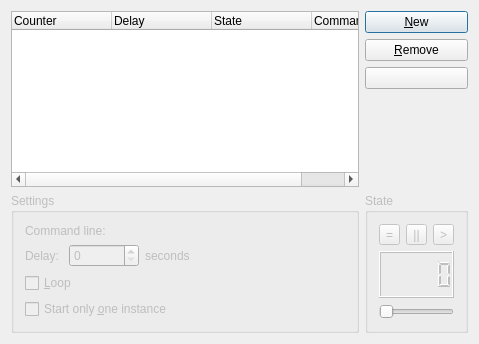
<?xml version="1.0" encoding="UTF-8"?>
<ui version="4.0">
 <class>PrefWidget</class>
 <widget class="QDialog" name="PrefWidget">
  <property name="geometry">
   <rect>
    <x>0</x>
    <y>0</y>
    <width>479</width>
    <height>344</height>
   </rect>
  </property>
  <property name="windowTitle">
   <string>Timer Settings</string>
  </property>
  <layout class="QGridLayout">
   <property name="margin">
    <number>11</number>
   </property>
   <property name="spacing">
    <number>6</number>
   </property>
   <item row="0" column="0" rowspan="4">
    <widget class="QTreeWidget" name="m_list">
     <property name="toolTip">
      <string>List of countdowns you have set</string>
     </property>
     <property name="whatsThis">
      <string>New countdowns are put here. You can add and remove them, and stop and start them.</string>
     </property>
     <property name="allColumnsShowFocus">
      <bool>true</bool>
     </property>
     <column>
      <property name="text">
       <string>Counter</string>
      </property>
     </column>
     <column>
      <property name="text">
       <string>Delay</string>
      </property>
     </column>
     <column>
      <property name="text">
       <string>State</string>
      </property>
     </column>
     <column>
      <property name="text">
       <string>Command</string>
      </property>
     </column>
    </widget>
   </item>
   <item row="0" column="1">
    <widget class="KPushButton" name="m_add">
     <property name="toolTip">
      <string>Add a new task</string>
     </property>
     <property name="whatsThis">
      <string>Add a new task to the list.</string>
     </property>
     <property name="text">
      <string>&amp;New</string>
     </property>
    </widget>
   </item>
   <item row="1" column="1">
    <widget class="KPushButton" name="m_remove">
     <property name="toolTip">
      <string>Remove a task</string>
     </property>
     <property name="whatsThis">
      <string>Remove a task from the list.</string>
     </property>
     <property name="text">
      <string>&amp;Remove</string>
     </property>
    </widget>
   </item>
   <item row="3" column="1">
    <spacer>
     <property name="orientation">
      <enum>Qt::Vertical</enum>
     </property>
     <property name="sizeType">
      <enum>QSizePolicy::Expanding</enum>
     </property>
     <property name="sizeHint" stdset="0">
      <size>
       <width>20</width>
       <height>20</height>
      </size>
     </property>
    </spacer>
   </item>
   <item row="5" column="0">
    <widget class="QGroupBox" name="m_settings">
     <property name="enabled">
      <bool>false</bool>
     </property>
     <property name="title">
      <string>Settings</string>
     </property>
     <layout class="QGridLayout">
      <property name="margin">
       <number>11</number>
      </property>
      <property name="spacing">
       <number>6</number>
      </property>
      <item row="2" column="0" colspan="4">
       <widget class="QCheckBox" name="m_loop">
        <property name="toolTip">
         <string>Check this box if you want your countdown to start over after it finishes</string>
        </property>
        <property name="whatsThis">
         <string>Check this box if you want your countdown to start over after it finishes</string>
        </property>
        <property name="text">
         <string>&amp;Loop</string>
        </property>
       </widget>
      </item>
      <item row="1" column="0">
       <widget class="QLabel" name="TextLabel2">
        <property name="text">
         <string>Delay:</string>
        </property>
       </widget>
      </item>
      <item row="1" column="1" colspan="2">
       <widget class="QSpinBox" name="m_delay">
        <property name="toolTip">
         <string>You can change the amount of time here.</string>
        </property>
        <property name="whatsThis">
         <string>You can change the amount of time in the countdown here.</string>
        </property>
        <property name="maximum">
         <number>99999</number>
        </property>
       </widget>
      </item>
      <item row="3" column="0" colspan="4">
       <widget class="QCheckBox" name="m_one">
        <property name="toolTip">
         <string>Check this box if you only want to open one copy of your program</string>
        </property>
        <property name="whatsThis">
         <string>Check this box if you only want one instance to open</string>
        </property>
        <property name="text">
         <string>Start only &amp;one instance</string>
        </property>
       </widget>
      </item>
      <item row="1" column="3">
       <widget class="QLabel" name="TextLabel3">
        <property name="text">
         <string>seconds</string>
        </property>
       </widget>
      </item>
      <item row="1" column="4">
       <spacer>
        <property name="orientation">
         <enum>Qt::Horizontal</enum>
        </property>
        <property name="sizeType">
         <enum>QSizePolicy::Expanding</enum>
        </property>
        <property name="sizeHint" stdset="0">
         <size>
          <width>20</width>
          <height>20</height>
         </size>
        </property>
       </spacer>
      </item>
      <item row="0" column="2" colspan="3">
       <widget class="KUrlRequester" name="m_commandLine">
        <property name="toolTip">
         <string>command you would like to run when time is up</string>
        </property>
        <property name="whatsThis">
         <string>Enter here a program you would like to run when the countdown is zero</string>
        </property>
       </widget>
      </item>
      <item row="0" column="0" colspan="2">
       <widget class="QLabel" name="TextLabel1">
        <property name="text">
         <string>Command line:</string>
        </property>
       </widget>
      </item>
     </layout>
    </widget>
   </item>
   <item row="5" column="1">
    <widget class="QGroupBox" name="m_state">
     <property name="enabled">
      <bool>false</bool>
     </property>
     <property name="title">
      <string>State</string>
     </property>
     <layout class="QGridLayout">
      <property name="margin">
       <number>11</number>
      </property>
      <property name="spacing">
       <number>6</number>
      </property>
      <item row="2" column="0" colspan="3">
       <widget class="QSlider" name="m_slider">
        <property name="toolTip">
         <string>Speed up or slow down your countdown</string>
        </property>
        <property name="whatsThis">
         <string>You can use this slider to adjust the time.</string>
        </property>
        <property name="orientation">
         <enum>Qt::Horizontal</enum>
        </property>
       </widget>
      </item>
      <item row="1" column="0" colspan="3">
       <widget class="QLCDNumber" name="m_counter">
        <property name="toolTip">
         <string>This many seconds are left</string>
        </property>
        <property name="whatsThis">
         <string>This number is how many seconds are left for the selected countdown.</string>
        </property>
       </widget>
      </item>
      <item row="0" column="1">
       <widget class="QToolButton" name="m_pause">
        <property name="toolTip">
         <string>Pause a countdown</string>
        </property>
        <property name="whatsThis">
         <string>Use this to pause a timer countdown.</string>
        </property>
        <property name="text">
         <string>||</string>
        </property>
       </widget>
      </item>
      <item row="0" column="2">
       <widget class="QToolButton" name="m_start">
        <property name="toolTip">
         <string>Start a countdown</string>
        </property>
        <property name="whatsThis">
         <string>Use this to start or restart a countdown.</string>
        </property>
        <property name="text">
         <string>&gt;</string>
        </property>
       </widget>
      </item>
      <item row="0" column="0">
       <widget class="QToolButton" name="m_stop">
        <property name="toolTip">
         <string>Stop a countdown</string>
        </property>
        <property name="whatsThis">
         <string>Use this to stop the countdown for a task.</string>
        </property>
        <property name="text">
         <string>=</string>
        </property>
       </widget>
      </item>
     </layout>
    </widget>
   </item>
   <item row="2" column="1">
    <widget class="KPushButton" name="m_help">
     <property name="toolTip">
      <string>Detailed help documentation</string>
     </property>
     <property name="whatsThis">
      <string>Click here to open the help documentation viewer.</string>
     </property>
    </widget>
   </item>
  </layout>
 </widget>
 <customwidgets>
  <customwidget>
   <class>KUrlRequester</class>
   <extends>QFrame</extends>
   <header>kurlrequester.h</header>
   <container>1</container>
  </customwidget>
  <customwidget>
   <class>KPushButton</class>
   <extends>QPushButton</extends>
   <header>kpushbutton.h</header>
  </customwidget>
 </customwidgets>
 <includes>
  <include location="global">kseparator.h</include>
 </includes>
 <resources/>
 <connections/>
</ui>
